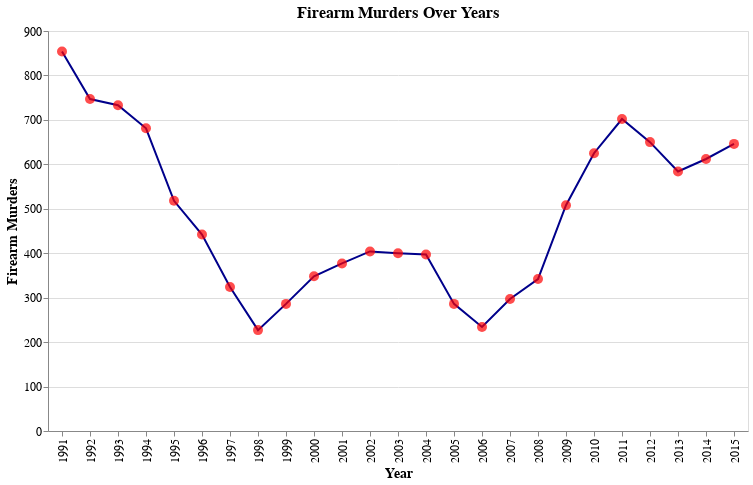

Write notebook code for a chart like this one.
### Markdown cell above
<div class="alert alert-info" style="color:black">

### Question 3.3
rubric={viz:2}

<h4>Python</h4>
<p>Improve my Altair plot. Chose the best type of plot to accurately reveal what the data looks like. Design the plot to be an effective plot for communication purposes, this includes proper figure size, axis/figure titles, font sizes, colors, etc.</p>
    
</div>

### Code cell
line = alt.Chart(df).mark_line(color='darkblue', strokeWidth=2).encode(
    x=alt.X('Year:O', title='Year', axis=alt.Axis(labelFontSize=12, titleFontSize=14)),
    y=alt.Y('Firearm murders:Q', title='Firearm Murders', axis=alt.Axis(labelFontSize=12, titleFontSize=14))
)

points = alt.Chart(df).mark_point(filled=True, size=100, color='red').encode(
    x='Year:O',
    y='Firearm murders:Q',
    tooltip=['Year', 'Firearm murders']  
)

combined_chart = (line + points).properties(
    title=alt.TitleParams('Firearm Murders Over Years', fontSize=16, anchor='middle'),
    width=700,
    height=400
)

combined_chart

### Figure 1 — Vega specification as saved in the notebook (floating-point values rounded to 4 significant figures)
{"$schema": "https://vega.github.io/schema/vega/v6.json", "data": [{"name": "source_0", "values": [{"Firearm murders": 854, "Year": 1991}, {"Firearm murders": 747, "Year": 1992}, {"Firearm murders": 733, "Year": 1993}, {"Firearm murders": 681, "Year": 1994}, {"Firearm murders": 518, "Year": 1995}, {"Firearm murders": 442, "Year": 1996}, {"Firearm murders": 324, "Year": 1997}, {"Firearm murders": 227, "Year": 1998}, {"Firearm murders": 286, "Year": 1999}, {"Firearm murders": 348, "Year": 2000}, {"Firearm murders": 377, "Year": 2001}, {"Firearm murders": 404, "Year": 2002}, {"Firearm murders": 400, "Year": 2003}, {"Firearm murders": 397, "Year": 2004}, {"Firearm murders": 286, "Year": 2005}, {"Firearm murders": 234, "Year": 2006}, {"Firearm murders": 297, "Year": 2007}, {"Firearm murders": 342, "Year": 2008}, {"Firearm murders": 508, "Year": 2009}, {"Firearm murders": 625, "Year": 2010}, {"Firearm murders": 702, "Year": 2011}, {"Firearm murders": 650, "Year": 2012}, {"Firearm murders": 584, "Year": 2013}, {"Firearm murders": 612, "Year": 2014}, {"Firearm murders": 646, "Year": 2015}]}, {"name": "data_0", "values": [{"Firearm murders": 854, "Year": 1991}, {"Firearm murders": 747, "Year": 1992}, {"Firearm murders": 733, "Year": 1993}, {"Firearm murders": 681, "Year": 1994}, {"Firearm murders": 518, "Year": 1995}, {"Firearm murders": 442, "Year": 1996}, {"Firearm murders": 324, "Year": 1997}, {"Firearm murders": 227, "Year": 1998}, {"Firearm murders": 286, "Year": 1999}, {"Firearm murders": 348, "Year": 2000}, {"Firearm murders": 377, "Year": 2001}, {"Firearm murders": 404, "Year": 2002}, {"Firearm murders": 400, "Year": 2003}, {"Firearm murders": 397, "Year": 2004}, {"Firearm murders": 286, "Year": 2005}, {"Firearm murders": 234, "Year": 2006}, {"Firearm murders": 297, "Year": 2007}, {"Firearm murders": 342, "Year": 2008}, {"Firearm murders": 508, "Year": 2009}, {"Firearm murders": 625, "Year": 2010}, {"Firearm murders": 702, "Year": 2011}, {"Firearm murders": 650, "Year": 2012}, {"Firearm murders": 584, "Year": 2013}, {"Firearm murders": 612, "Year": 2014}, {"Firearm murders": 646, "Year": 2015}]}, {"name": "source_0_x_domain_Year_0", "values": [{"Year": 1991}, {"Year": 1992}, {"Year": 1993}, {"Year": 1994}, {"Year": 1995}, {"Year": 1996}, {"Year": 1997}, {"Year": 1998}, {"Year": 1999}, {"Year": 2000}, {"Year": 2001}, {"Year": 2002}, {"Year": 2003}, {"Year": 2004}, {"Year": 2005}, {"Year": 2006}, {"Year": 2007}, {"Year": 2008}, {"Year": 2009}, {"Year": 2010}, {"Year": 2011}, {"Year": 2012}, {"Year": 2013}, {"Year": 2014}, {"Year": 2015}]}, {"name": "data_0_x_domain_Year_1", "values": [{"Year": 1991}, {"Year": 1992}, {"Year": 1993}, {"Year": 1994}, {"Year": 1995}, {"Year": 1996}, {"Year": 1997}, {"Year": 1998}, {"Year": 1999}, {"Year": 2000}, {"Year": 2001}, {"Year": 2002}, {"Year": 2003}, {"Year": 2004}, {"Year": 2005}, {"Year": 2006}, {"Year": 2007}, {"Year": 2008}, {"Year": 2009}, {"Year": 2010}, {"Year": 2011}, {"Year": 2012}, {"Year": 2013}, {"Year": 2014}, {"Year": 2015}]}], "marks": [{"type": "line", "name": "layer_0_marks", "from": {"data": "source_0"}, "sort": {"field": "x"}, "encode": {"update": {"y": {"field": "Firearm murders", "scale": "y"}, "strokeWidth": {"value": 2}, "x": {"field": "Year", "scale": "x"}, "defined": {"signal": "isValid(datum[\"Firearm murders\"]) && isFinite(+datum[\"Firearm murders\"])"}, "stroke": {"value": "darkblue"}}}, "style": ["line"]}, {"type": "symbol", "name": "layer_1_marks", "from": {"data": "data_0"}, "encode": {"update": {"opacity": {"value": 0.7}, "size": {"value": 100}, "y": {"field": "Firearm murders", "scale": "y"}, "x": {"field": "Year", "scale": "x"}, "tooltip": {"signal": "{\"Year\": format(datum[\"Year\"], \"\"), \"Firearm murders\": format(datum[\"Firearm murders\"], \"\")}"}, "fill": {"value": "red"}}}, "style": ["point"]}], "scales": [{"name": "x", "type": "point", "domain": {"fields": [{"data": "source_0_x_domain_Year_0", "field": "Year"}, {"data": "data_0_x_domain_Year_1", "field": "Year"}], "sort": true}, "range": [0, {"signal": "width"}], "padding": 0.5}, {"name": "y", "type": "linear", "domain": {"fields": [{"data": "source_0", "field": "Firearm murders"}, {"data": "data_0", "field": "Firearm murders"}]}, "range": [{"signal": "height"}, 0], "zero": true, "nice": true}], "axes": [{"scale": "y", "domain": false, "orient": "left", "gridScale": "x", "aria": false, "minExtent": 0, "zindex": 0, "ticks": false, "maxExtent": 0, "labels": false, "tickCount": {"signal": "ceil(height/40)"}, "grid": true}, {"scale": "x", "labelAlign": "right", "zindex": 0, "labelAngle": 270, "titleFontSize": 14, "grid": false, "title": "Year", "labelBaseline": "middle", "orient": "bottom", "labelFontSize": 12}, {"scale": "y", "labelOverlap": true, "tickCount": {"signal": "ceil(height/40)"}, "title": "Firearm Murders", "orient": "left", "labelFontSize": 12, "grid": false, "titleFontSize": 14, "zindex": 0}], "title": {"text": "Firearm Murders Over Years", "frame": "group", "anchor": "middle", "fontSize": 16}, "width": 700, "style": "cell", "padding": 5, "height": 400, "background": "white"}
